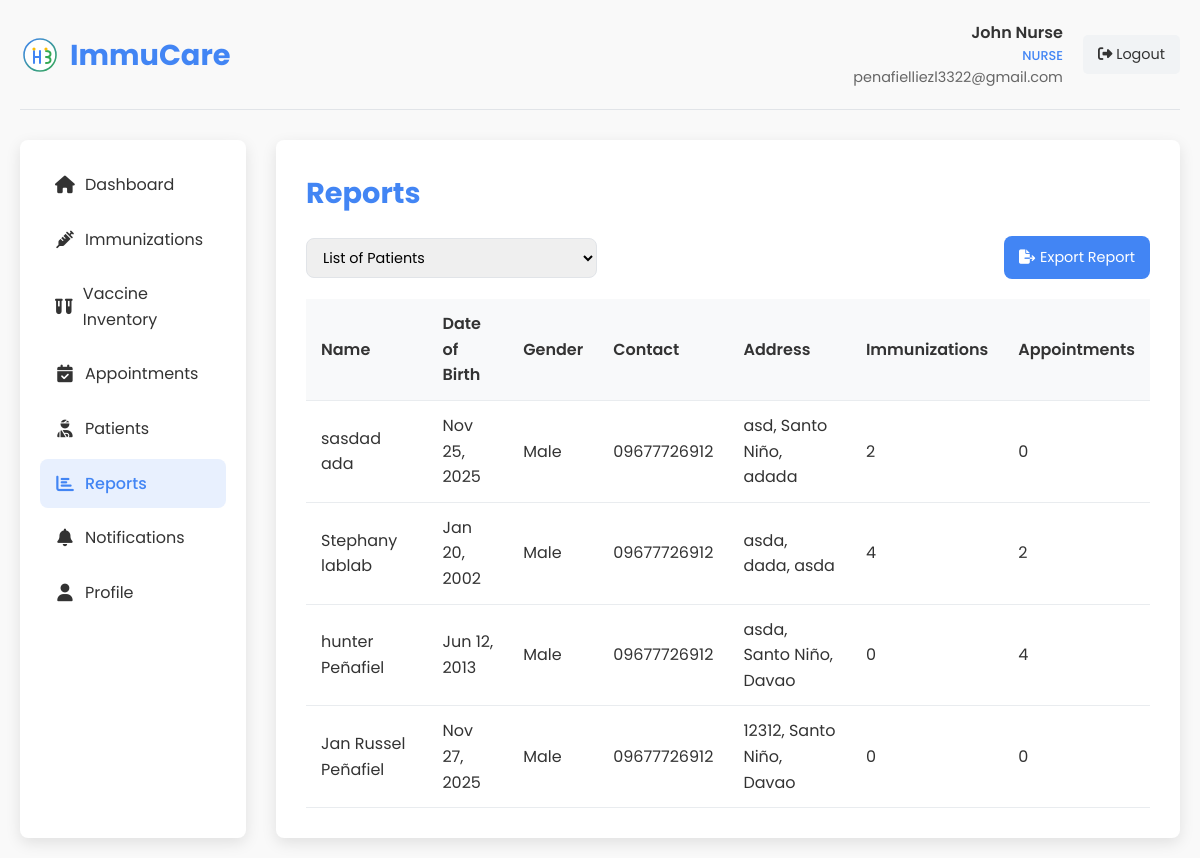
Page /nurse_reports.php (signed in) on the earlier database version.
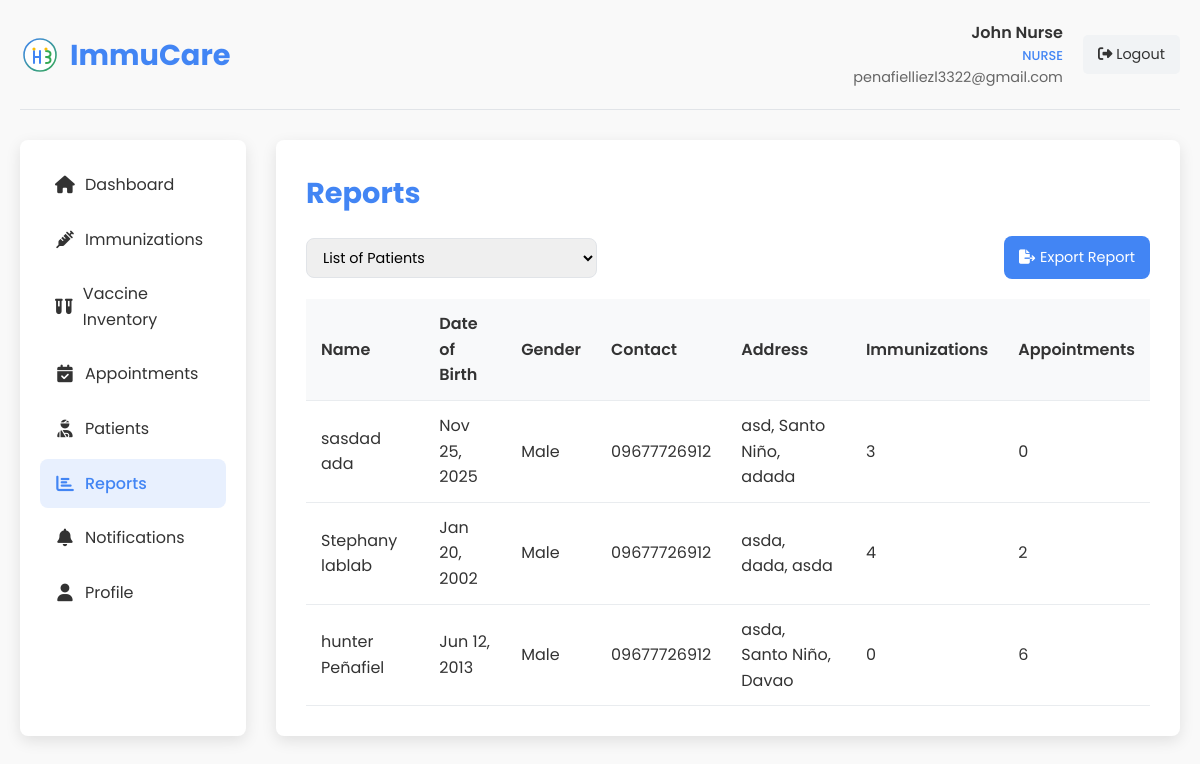
Same page on the later database version.
### tables this page shows
CREATE TABLE `patients` (
  `id` int(11) NOT NULL,
  `user_id` int(11) DEFAULT NULL,
  `first_name` varchar(50) NOT NULL,
  `middle_name` varchar(50) DEFAULT NULL,
  `last_name` varchar(50) NOT NULL,
  `date_of_birth` date NOT NULL,
  `gender` enum('male','female','other') NOT NULL,
  `blood_type` varchar(10) DEFAULT NULL COMMENT 'Patient blood type (A+, A-, B+, B-, AB+, AB-, O+, O-)',
  `purok` text NOT NULL,
  `city` varchar(100) NOT NULL,
  `province` varchar(100) NOT NULL,
  `postal_code` varchar(20) DEFAULT NULL,
  `phone_number` varchar(20) DEFAULT NULL,
  `email` varchar(255) DEFAULT NULL,
  `medical_history` text DEFAULT NULL,
  `allergies` text DEFAULT NULL,
  `diagnosis` text DEFAULT NULL COMMENT 'Patient diagnosis information',
  `created_at` datetime NOT NULL,
  `updated_at` timestamp NOT NULL DEFAULT current_timestamp() ON UPDATE current_timestamp()
);

### nurse_reports.php (the view, shortened to what the changed rows need)
<?php
$conn = new mysqli(DB_HOST, DB_USER, DB_PASS, DB_NAME);
$stmt = $conn->prepare("
    SELECT
        p.*,
        COUNT(DISTINCT i.id) as immunization_count,
        COUNT(DISTINCT a.id) as appointment_count
    FROM patients p
    LEFT JOIN immunizations i ON p.id = i.patient_id
    LEFT JOIN appointments a ON p.id = a.patient_id
    GROUP BY p.id
    ORDER BY p.last_name, p.first_name
");
$stmt->execute();
$patients_result = $stmt->get_result();
$patients_data = [];
while ($row = $patients_result->fetch_assoc()) {
    $patients_data[] = $row;
}
?>
<!DOCTYPE html>
<html lang="en">
<head>
    <link rel="stylesheet" href="styles.css">
    <link rel="stylesheet" href="https://cdnjs.cloudflare.com/ajax/libs/font-awesome/6.4.0/css/all.min.css">
</head>
<body>
    <div class="dashboard-container">
        <div class="dashboard-header">
            <div class="dashboard-logo">
                <h1>ImmuCare</h1>
            </div>
        </div>
        <div class="dashboard-content">
            <div class="main-content">
                <h2 class="page-title">Reports</h2>
                <div id="patients-report">
                    <table class="report-table">
                        <thead>
                            <tr>
                                <th>Name</th>
                                <th>Date of Birth</th>
                                <th>Gender</th>
                                <th>Contact</th>
                                <th>Address</th>
                                <th>Immunizations</th>
                                <th>Appointments</th>
                            </tr>
                        </thead>
                        <tbody>
                            <?php foreach ($patients_data as $patient): ?>
                                <tr>
                                    <td><?php echo htmlspecialchars($patient['first_name'] . ' ' . $patient['last_name']); ?></td>
                                    <td><?php echo date('M j, Y', strtotime($patient['date_of_birth'])); ?></td>
                                    <td><?php echo ucfirst($patient['gender']); ?></td>
                                    <td><?php echo htmlspecialchars($patient['phone_number']); ?></td>
                                    <td>
                                        <?php echo htmlspecialchars($patient['purok'] . ', ' .
                                            $patient['city'] . ', ' .
                                            $patient['province']); ?>
                                    </td>
                                    <td><?php echo $patient['immunization_count']; ?></td>
                                    <td><?php echo $patient['appointment_count']; ?></td>
                                </tr>
                            <?php endforeach; ?>
                        </tbody>
                    </table>
                </div>
            </div>
        </div>
    </div>
</body>
</html>

Differences in the rows shown:
removed patients: first_name+last_name "Jan Russel Peñafiel", date_of_birth "Nov 27, 2025", gender "Male", phone_number "09677726912", purok+city+province "12312, Santo Niño, Davao", immunization_count "0", appointment_count "0"
computed for patients "sasdad ada": immunization_count "2" → "3"
computed for patients "hunter Peñafiel": appointment_count "4" → "6"
